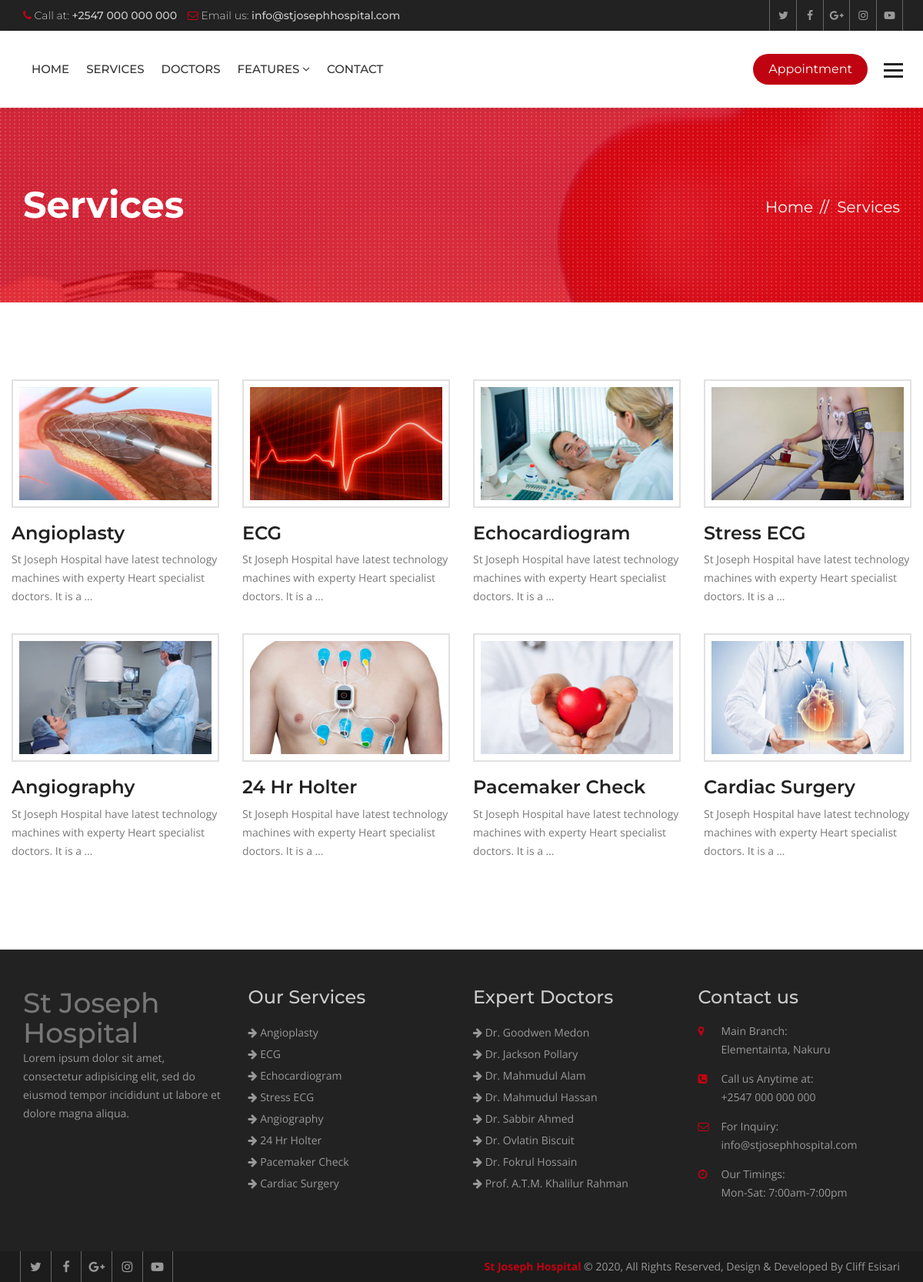
Page /services/ on the committed database.
### hospital/models.py (models this page shows, shortened)
class Service(models.Model):
    title = models.CharField(max_length=120)
    description = models.TextField()
    items = models.ManyToManyField(to='Item',)
    thumbnail = models.ImageField(upload_to='services/')
    cover = models.ImageField(upload_to='services/')
    image1 = models.ImageField(upload_to='services/', blank=True, null=True)
    image2 = models.ImageField(upload_to='services/', blank=True, null=True)

class Doctor(models.Model):
    name = models.CharField(max_length=120)
    speciality = models.CharField(max_length=120)
    picture = models.ImageField(upload_to="doctors/")
    details = models.TextField()
    experience = models.TextField()
    expertize = models.ManyToManyField(to='Expertize', related_name='doctors')
    twitter = models.CharField(max_length=120, blank=True, null=True)
    facebook = models.CharField(max_length=120, blank=True, null=True)
    instagram = models.CharField(max_length=120, blank=True, null=True)

### hospital/views.py (the view)
# urls.py: path('services/', views.ServiceListView.as_view(), name="services"),
class ServiceListView(ListView):
    queryset = Service.objects.all()
    template_name = "hospital/services.html"

### hospital/context_processors.py (called while the page is built)
def footer_content(request):
    services = Service.objects.all()
    doctors = Doctor.objects.all()
    context = {
        'services': services,
        'doctors': doctors
    }
    return context

### templates/hospital/services.html (shortened to what this page needs)
{% extends 'base.html' %}
{% block maincontent %}
<div class="inner-banner">
  <div class="container">
    <div class="row">
      <div class="col-md-7">
        <h1>Services</h1>
      </div>
      <div class="col-md-5">
        <ol class="breadcrumb">
          <li><a href="{% url 'index' %}">Home</a></li>
          <li class="active">Services</li>
        </ol>
      </div>
    </div>
  </div>
</div>
<div class="main-content">
  <section class="services">
    <div class="container">
      <div class="row">
        <div class="service-style-1">
          <div class="row">
            {% for service in object_list %}
            <div class="col-md-3 col-sm-3">
              <div class="service-box">
                <div class="ser-thumb">
                  <img src="{{ service.thumbnail.url }}" alt=""></div>
                <div class="ser-content">
                  <h3><a href="{% url 'service_details' service.id %}">{{ service.title }}</a></h3>
                  <p>{{ service.description|truncatewords:15 }}</p>
                </div>
              </div>
            </div>
            {% endfor %}
          </div>
        </div>
      </div>
    </div>
  </section>
</div>
{% endblock maincontent %}

### templates/base.html (shortened to what this page needs)
{% load static %}
<!DOCTYPE html>
<html lang="en">
<head>
  {% include 'partials/_css.html' %}
</head>
<body>
  <div class="wrapper">
    {% include 'partials/_header.html' %}
    {% block maincontent %}
    {% endblock maincontent %}
    {% include 'partials/_footer.html' %}
    {% include 'partials/_js.html' %}
</body>
</html>

### templates/partials/_css.html (shortened to what this page needs)
{% load static %}
<link href="{% static 'heartcare/css/custom.css' %}" rel="stylesheet">
<link href="{% static 'heartcare/css/bootstrap.min.css' %}" rel="stylesheet">
<link href="{% static 'heartcare/css/color.css' %}" rel="stylesheet">
<link href="{% static 'heartcare/css/responsive.css' %}" rel="stylesheet">
<link href="{% static 'heartcare/css/font-awesome.min.css' %}" rel="stylesheet">
<link href="{% static 'heartcare/css/prettyPhoto.css' %}" rel="stylesheet">
<link href="{% static 'heartcare/css/owl.carousel.min.css' %}" rel="stylesheet">
<link href="{% static 'heartcare/css/bootstrap-datetimepicker.min.css' %}" rel="stylesheet">

### templates/partials/_header.html (shortened to what this page needs)
{% load static %}
<header class="site-header">
  <div class="top-bar">
    <div class="container">
      <div class="row">
        <div class="col-md-6 col-sm-8">
          <ul>
            <li><i class="fa fa-phone" aria-hidden="true"></i> Call at: <strong>+2547 000 000 000</strong></li>
            <li><i class="fa fa-envelope-o" aria-hidden="true"></i> Email us: <strong>info@stjosephhospital.com</strong>
            </li>
          </ul>
        </div>
        <div class="col-md-6 col-sm-4 top-social"> <a href="#"><i class="fa fa-twitter" aria-hidden="true"></i></a>
          <a href="#"><i class="fa fa-facebook" aria-hidden="true"></i></a> <a href="#"><i class="fa fa-google-plus"
              aria-hidden="true"></i></a> <a href="#"><i class="fa fa-instagram" aria-hidden="true"></i></a> <a
            href="#"><i class="fa fa-youtube-play" aria-hidden="true"></i></a> </div>
      </div>
    </div>
  </div>
  <div class="nav-logo-area">
    <div class="container">
      <div class="row">
        <div class="col-md-12">
          <nav class="navbar navbar-default">
            <div class="collapse navbar-collapse" id="bs-example-navbar-collapse-1">
              <ul class="nav navbar-nav">
                <li><a href="{% url 'index' %}">Home</a></li>
                <li><a href="{% url 'services' %}">Services</a></li>
                <li><a href="{% url 'doctors' %}">Doctors</a></li>
                <li class="dropdown"> <a href="#" class="dropdown-toggle" data-toggle="dropdown" role="button"
                    aria-haspopup="true" aria-expanded="false">Features <span class="fa fa-angle-down"></span></a>
                </li>
                <li><a href="{% url 'contact' %}">Contact</a></li>
              </ul>
              <ul class="nav navbar-nav navbar-right">
                <li><a class="appoint" href="{% url 'appointment' %}">Appointment</a></li>
                <li> <a id="menu-toggle" href="#" class="toggle"><img src="{% static 'heartcare/images/bars.png' %}"
                      alt=""></a> </li>
              </ul>
            </div>
          </nav>
        </div>
      </div>
    </div>
  </div>
</header>

### templates/partials/_sidebar.html (shortened to what this page needs)
{% load static %}

### templates/partials/_slider.html (shortened to what this page needs)
{% load static %}

### templates/partials/_footer.html
{% load static %}
<footer class="footer">
  <div class="footer-widgets">
    <div class="container">
      <div class="row">
        <div class="col-md-3 col-sm-6">
          <h2>St Joseph Hospital</h2 style="color:white">
          <div class="widget">
            <p>Lorem ipsum dolor sit amet, consectetur adipisicing elit, sed do eiusmod tempor incididunt ut labore et dolore magna aliqua.</p>
          </div>
        </div>
        <div class="col-md-3 col-sm-6">
          <div class="widget">
            <h3>Our Services</h3>
            <ul>
              {% for service in services|slice:':8' %}
              <li><a href="{% url 'service_details' service.id %}"><i class="fa fa-arrow-right"></i>
                  {{service.title }}</a></li>
              {% endfor %}
            </ul>
          </div>
        </div>
        <div class="col-md-3 col-sm-6">
          <div class="widget">
            <h3>Expert Doctors</h3>
            <ul>
              {% for doctor in doctors|slice:':8' %}
              <li><a href="{% url 'doctor_details' doctor.id %}"><i class="fa fa-arrow-right"></i> {{ doctor.name }}</a>
              </li>
              {% endfor %}
            </ul>
          </div>
        </div>
        <div class="col-md-3 col-sm-6">
          <div class="widget">
            <h3>Contact us</h3>
            <address>
              <ul>
                <li> <span class="icon"><i class="fa fa-map-marker" aria-hidden="true"></i></span> <span
                    class="add-text"><strong>Main Branch:</strong> Elementainta, Nakuru</span> </li>
                <li> <span class="icon"><i class="fa fa-phone-square" aria-hidden="true"></i></span> <span
                    class="add-text"><strong>Call us Anytime at:</strong> +2547 000 000 000</span> </li>
                <li> <span class="icon"><i class="fa fa-envelope-o" aria-hidden="true"></i></span> <span
                    class="add-text"><strong>For Inquiry:</strong> info@stjosephhospital.com</span> </li>
                <li> <span class="icon"><i class="fa fa-clock-o" aria-hidden="true"></i></span> <span
                    class="add-text"><strong>Our Timings:</strong> Mon-Sat: 7:00am-7:00pm</span> </li>
              </ul>
            </address>
          </div>
        </div>
      </div>
    </div>
  </div>
  <div class="footer-cr">
    <div class="container">
      <div class="row">
        <div class="col-md-6">
          <div class="footer-social"> <a href="#"><i class="fa fa-twitter" aria-hidden="true"></i></a> <a href="#"><i
                class="fa fa-facebook" aria-hidden="true"></i></a> <a href="#"><i class="fa fa-google-plus"
                aria-hidden="true"></i></a> <a href="#"><i class="fa fa-instagram" aria-hidden="true"></i></a> <a
              href="#"><i class="fa fa-youtube-play" aria-hidden="true"></i></a>
          </div>
        </div>
        <div class="col-md-6">
          <p><strong>St Joseph Hospital</strong> © {% now 'Y' %}, All Rights Reserved, Design & Developed By Cliff Esisari</p>
        </div>
      </div>
    </div>
  </div>
</footer>

### templates/partials/_js.html (shortened to what this page needs)
</div>
{% load static %}

### heartcare/static/heartcare/css/color.css (style rules this page uses)
.site-header .navbar-default .navbar-nav > li > a:hover, .site-header .navbar-default .navbar-nav > .active > a, .site-header .navbar-default .navbar-nav > .active > a:focus, .site-header .navbar-default .navbar-nav > .active > a:hover, .site-header .navbar-default .navbar-nav > .open > a, .site-header .navbar-default .navbar-nav > .open > a:focus, .site-header .navbar-default .navbar-nav > .open > a:hover, .main-slider .owl-theme .owl-dots .owl-dot.active span, .main-slider .owl-theme .owl-dots .owl-dot:hover span, .site-header .navbar-nav > li > a.appoint, .site-header .navbar-nav > li > a.nav-search, .btn-1, .site-header .dropdown-menu > li > a:after, .app-form input[type="submit"], .header-style-two .nav-area, .learn-more, .play:hover, .cp-tabs .nav-tabs > li.active > a, .cp-tabs .nav-tabs > li.active > a:focus, .cp-tabs .nav-tabs > li.active > a:hover, .site-header .head-search .btn.btn-default, .main-slider .owl-theme .owl-dots .owl-dot.active span, .main-slider .owl-theme .owl-dots .owl-dot:hover span, .service-box-2:after, .Heart-box:hover .v-icon, .Heart-box:hover .v-text, .post-date, .team-two .team-social li a, .team-two .team-box .team-text:after, .book-appointment-widget a, .cp-pagination .pagination > li > a:hover, .cp-pagination .pagination > li > span:hover, .book-app, .submit-btn, .news-thumb .date, .newsletter-form button, .news-detail blockquote, .comment-form input[type="submit"], .pro-hover a, .review-form input[type="submit"], .related-products .owl-dots .owl-dot.active span, .related-products .owl-dots .owl-dot:hover span, .heart-care-services .nav-tabs>li.active>a, .heart-care-services .nav-tabs>li.active>a:focus, .heart-care-services .nav-tabs>li.active>a:hover, .heart-care-services .nav-tabs>li>a:hover, .services-nav h3, .site-header .dropdown-menu > li > a:hover, .features-box:hover, .features-box.selected, .footer .widget .rm, .home-testimonials .owl-theme .owl-dots .owl-dot.active span, .home-testimonials .owl-theme .owl-dots .owl-dot:hover span { background: #bf0311; }
.top-bar li .fa, .top-social a:hover, .view, .services-list .service h3 a:hover, .service-style-1 .service-box .ser-content h3 a:hover, .faqs .panel-default > .panel-heading h4 a, .faqs .panel-default > .panel-heading a::after, .team-text h5 a:hover, .section-title-3 strong, .post-text > h5 a:hover, .read-more:hover, .widget address .icon, .footer .widget a:hover, .footer-cr p strong, .footer-social a:hover, .post-meta li, .post-meta li:after, .post-meta li a, .header-service-area .icon, .header-service-area strong, .section-title-1 strong, .section-title-1 h2, .sectio-title-2 strong, .welcome-text .designation, .Heart-box .v-icon, .phone-icon, .services-nav .side-nav li:hover a, .services-nav .side-nav li.active a, .gallery-thumb .hover-info a, .archives li:before, .search-form button, .date-time, .right-404 strong, .prices, .review .fa, .login-social li, .login-social li a, .heart-care-services .nav-tabs>li>a { color: #bf0311; }

### rows in the picture
Service: thumbnail (picture), title "Angioplasty", description "St Joseph Hospital have latest technology machines with experty Heart specialist doctors. It is a …"
Service: thumbnail (picture), title "ECG", description "St Joseph Hospital have latest technology machines with experty Heart specialist doctors. It is a …"
Service: thumbnail (picture), title "Echocardiogram", description "St Joseph Hospital have latest technology machines with experty Heart specialist doctors. It is a …"
Service: thumbnail (picture), title "Stress ECG", description "St Joseph Hospital have latest technology machines with experty Heart specialist doctors. It is a …"
Service: thumbnail (picture), title "Angiography", description "St Joseph Hospital have latest technology machines with experty Heart specialist doctors. It is a …"
Service: thumbnail (picture), title "24 Hr Holter", description "St Joseph Hospital have latest technology machines with experty Heart specialist doctors. It is a …"
Service: thumbnail (picture), title "Pacemaker Check", description "St Joseph Hospital have latest technology machines with experty Heart specialist doctors. It is a …"
Service: thumbnail (picture), title "Cardiac Surgery", description "St Joseph Hospital have latest technology machines with experty Heart specialist doctors. It is a …"
Doctor: name "Dr. Goodwen Medon"
Doctor: name "Dr. Jackson Pollary"
Doctor: name "Dr. Mahmudul Alam"
Doctor: name "Dr. Mahmudul Hassan"
Doctor: name "Dr. Sabbir Ahmed"
Doctor: name "Dr. Ovlatin Biscuit"
Doctor: name "Dr. Fokrul Hossain"
Doctor: name "Prof. A.T.M. Khalilur Rahman"
